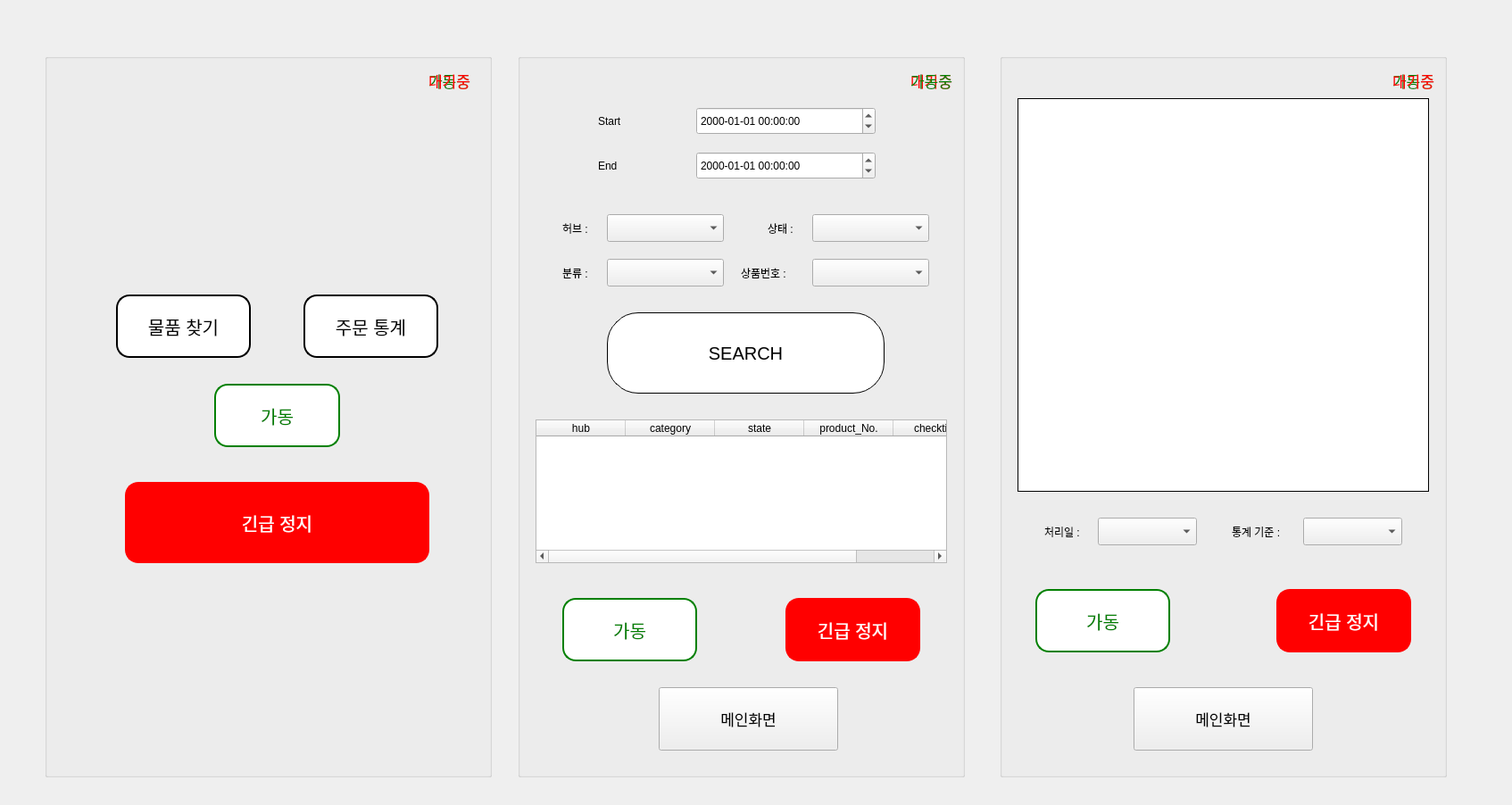
<?xml version="1.0" encoding="UTF-8"?>
<ui version="4.0">
 <class>Dialog</class>
 <widget class="QDialog" name="Dialog">
  <property name="geometry">
   <rect>
    <x>0</x>
    <y>0</y>
    <width>1694</width>
    <height>902</height>
   </rect>
  </property>
  <property name="windowTitle">
   <string>Dialog</string>
  </property>
  <widget class="QGroupBox" name="group1">
   <property name="geometry">
    <rect>
     <x>50</x>
     <y>60</y>
     <width>501</width>
     <height>811</height>
    </rect>
   </property>
   <property name="title">
    <string/>
   </property>
   <widget class="QPushButton" name="pushStat">
    <property name="geometry">
     <rect>
      <x>290</x>
      <y>270</y>
      <width>151</width>
      <height>71</height>
     </rect>
    </property>
    <property name="font">
     <font>
      <pointsize>15</pointsize>
     </font>
    </property>
    <property name="styleSheet">
     <string notr="true">QWidget{border-radius : 15px; background-color : white; border : 2px solid black; color : black;}
QWidget:hover{background-color : rgb(200, 200, 200);}
QWidget:pressed{background-color:rgb(50, 50, 50);}</string>
    </property>
    <property name="text">
     <string>주문 통계</string>
    </property>
   </widget>
   <widget class="QPushButton" name="pushStart">
    <property name="geometry">
     <rect>
      <x>190</x>
      <y>370</y>
      <width>141</width>
      <height>71</height>
     </rect>
    </property>
    <property name="font">
     <font>
      <pointsize>15</pointsize>
     </font>
    </property>
    <property name="styleSheet">
     <string notr="true">QWidget{border-radius : 15px; background-color : white; border : 2px solid green; color : green;}
QWidget:hover{background-color: rgb(151, 206, 132);}
QWidget:pressed{background-color : rgb(0, 100, 0);}</string>
    </property>
    <property name="text">
     <string>가동</string>
    </property>
   </widget>
   <widget class="QPushButton" name="pushSearch">
    <property name="geometry">
     <rect>
      <x>80</x>
      <y>270</y>
      <width>151</width>
      <height>71</height>
     </rect>
    </property>
    <property name="font">
     <font>
      <pointsize>15</pointsize>
     </font>
    </property>
    <property name="styleSheet">
     <string notr="true">QWidget{border-radius : 15px; background-color : white; border : 2px solid black; color : black;}
QWidget:hover{background-color : rgb(200, 200, 200);}
QWidget:pressed{background-color:rgb(50, 50, 50);}</string>
    </property>
    <property name="text">
     <string>물품 찾기</string>
    </property>
   </widget>
   <widget class="QPushButton" name="pushStop">
    <property name="geometry">
     <rect>
      <x>90</x>
      <y>480</y>
      <width>341</width>
      <height>91</height>
     </rect>
    </property>
    <property name="font">
     <font>
      <pointsize>15</pointsize>
     </font>
    </property>
    <property name="styleSheet">
     <string notr="true">QWidget{border-radius : 15px; background-color : red; border : 2px solid red; color : white;}
QWidget:hover{background-color: rgb(240, 141, 141);}
QWidget:pressed{background-color: rgb(164, 7, 7);}</string>
    </property>
    <property name="text">
     <string>긴급 정지</string>
    </property>
   </widget>
   <widget class="QLabel" name="labelOn">
    <property name="geometry">
     <rect>
      <x>430</x>
      <y>20</y>
      <width>51</width>
      <height>20</height>
     </rect>
    </property>
    <property name="font">
     <font>
      <pointsize>13</pointsize>
     </font>
    </property>
    <property name="styleSheet">
     <string notr="true">color : green;</string>
    </property>
    <property name="text">
     <string>가동중</string>
    </property>
   </widget>
   <widget class="QLabel" name="labelOff">
    <property name="geometry">
     <rect>
      <x>430</x>
      <y>20</y>
      <width>51</width>
      <height>20</height>
     </rect>
    </property>
    <property name="font">
     <font>
      <pointsize>13</pointsize>
     </font>
    </property>
    <property name="styleSheet">
     <string notr="true">color : red;</string>
    </property>
    <property name="text">
     <string>대기중</string>
    </property>
   </widget>
  </widget>
  <widget class="QGroupBox" name="group2">
   <property name="geometry">
    <rect>
     <x>580</x>
     <y>60</y>
     <width>501</width>
     <height>811</height>
    </rect>
   </property>
   <property name="title">
    <string/>
   </property>
   <widget class="QPushButton" name="pushSearch2">
    <property name="geometry">
     <rect>
      <x>100</x>
      <y>290</y>
      <width>311</width>
      <height>91</height>
     </rect>
    </property>
    <property name="font">
     <font>
      <pointsize>15</pointsize>
     </font>
    </property>
    <property name="styleSheet">
     <string notr="true">QWidget{border-radius :35px; border : 1px solid black; background-color : white; }
QWidget:hover{background-color : rgb(200, 200, 200);}
QWidget:pressed{background-color:rgb(50, 50, 50);}</string>
    </property>
    <property name="text">
     <string>SEARCH</string>
    </property>
   </widget>
   <widget class="QTableWidget" name="tableWidget">
    <property name="geometry">
     <rect>
      <x>20</x>
      <y>410</y>
      <width>461</width>
      <height>161</height>
     </rect>
    </property>
    <column>
     <property name="text">
      <string>hub</string>
     </property>
    </column>
    <column>
     <property name="text">
      <string>category</string>
     </property>
    </column>
    <column>
     <property name="text">
      <string>state</string>
     </property>
    </column>
    <column>
     <property name="text">
      <string>product_No.</string>
     </property>
    </column>
    <column>
     <property name="text">
      <string>checktime</string>
     </property>
    </column>
   </widget>
   <widget class="QComboBox" name="cbHub">
    <property name="geometry">
     <rect>
      <x>100</x>
      <y>180</y>
      <width>131</width>
      <height>31</height>
     </rect>
    </property>
   </widget>
   <widget class="QComboBox" name="cbState">
    <property name="geometry">
     <rect>
      <x>330</x>
      <y>180</y>
      <width>131</width>
      <height>31</height>
     </rect>
    </property>
   </widget>
   <widget class="QDateTimeEdit" name="editStart">
    <property name="geometry">
     <rect>
      <x>200</x>
      <y>60</y>
      <width>201</width>
      <height>31</height>
     </rect>
    </property>
    <property name="displayFormat">
     <string>yyyy-MM-dd hh:mm:ss</string>
    </property>
   </widget>
   <widget class="QDateTimeEdit" name="editEnd">
    <property name="geometry">
     <rect>
      <x>200</x>
      <y>110</y>
      <width>201</width>
      <height>31</height>
     </rect>
    </property>
    <property name="displayFormat">
     <string>yyyy-MM-dd hh:mm:ss</string>
    </property>
   </widget>
   <widget class="QLabel" name="label">
    <property name="geometry">
     <rect>
      <x>90</x>
      <y>60</y>
      <width>91</width>
      <height>31</height>
     </rect>
    </property>
    <property name="text">
     <string>Start</string>
    </property>
   </widget>
   <widget class="QLabel" name="label2">
    <property name="geometry">
     <rect>
      <x>90</x>
      <y>110</y>
      <width>101</width>
      <height>31</height>
     </rect>
    </property>
    <property name="text">
     <string>End</string>
    </property>
   </widget>
   <widget class="QPushButton" name="pushStop2">
    <property name="geometry">
     <rect>
      <x>300</x>
      <y>610</y>
      <width>151</width>
      <height>71</height>
     </rect>
    </property>
    <property name="font">
     <font>
      <pointsize>15</pointsize>
     </font>
    </property>
    <property name="styleSheet">
     <string notr="true">QWidget{border-radius : 15px; background-color : red; border : 2px solid red; color : white;}
QWidget:hover{background-color: rgb(240, 141, 141);}
QWidget:pressed{background-color: rgb(164, 7, 7);}</string>
    </property>
    <property name="text">
     <string>긴급 정지</string>
    </property>
   </widget>
   <widget class="QPushButton" name="pushStart2">
    <property name="geometry">
     <rect>
      <x>50</x>
      <y>610</y>
      <width>151</width>
      <height>71</height>
     </rect>
    </property>
    <property name="font">
     <font>
      <pointsize>15</pointsize>
     </font>
    </property>
    <property name="styleSheet">
     <string notr="true">QWidget{border-radius : 15px; background-color : white; border : 2px solid green; color : green;}
QWidget:hover{background-color: rgb(151, 206, 132);}
QWidget:pressed{background-color : rgb(0, 100, 0);}</string>
    </property>
    <property name="text">
     <string>가동</string>
    </property>
   </widget>
   <widget class="QPushButton" name="pushMain">
    <property name="geometry">
     <rect>
      <x>158</x>
      <y>710</y>
      <width>201</width>
      <height>71</height>
     </rect>
    </property>
    <property name="font">
     <font>
      <pointsize>13</pointsize>
     </font>
    </property>
    <property name="text">
     <string>메인화면</string>
    </property>
   </widget>
   <widget class="QLabel" name="labelOff2">
    <property name="geometry">
     <rect>
      <x>440</x>
      <y>20</y>
      <width>51</width>
      <height>20</height>
     </rect>
    </property>
    <property name="font">
     <font>
      <pointsize>13</pointsize>
     </font>
    </property>
    <property name="styleSheet">
     <string notr="true">color : red;</string>
    </property>
    <property name="text">
     <string>대기중</string>
    </property>
   </widget>
   <widget class="QLabel" name="labelOn2">
    <property name="geometry">
     <rect>
      <x>440</x>
      <y>20</y>
      <width>51</width>
      <height>20</height>
     </rect>
    </property>
    <property name="font">
     <font>
      <pointsize>13</pointsize>
     </font>
    </property>
    <property name="styleSheet">
     <string notr="true">color : green;</string>
    </property>
    <property name="text">
     <string>가동중</string>
    </property>
   </widget>
   <widget class="QLabel" name="label3">
    <property name="geometry">
     <rect>
      <x>50</x>
      <y>180</y>
      <width>41</width>
      <height>31</height>
     </rect>
    </property>
    <property name="text">
     <string>허브 : </string>
    </property>
   </widget>
   <widget class="QLabel" name="label4">
    <property name="geometry">
     <rect>
      <x>280</x>
      <y>180</y>
      <width>41</width>
      <height>31</height>
     </rect>
    </property>
    <property name="text">
     <string>상태 : </string>
    </property>
   </widget>
   <widget class="QComboBox" name="cbCategory">
    <property name="geometry">
     <rect>
      <x>100</x>
      <y>230</y>
      <width>131</width>
      <height>31</height>
     </rect>
    </property>
   </widget>
   <widget class="QComboBox" name="cbProductnum">
    <property name="geometry">
     <rect>
      <x>330</x>
      <y>230</y>
      <width>131</width>
      <height>31</height>
     </rect>
    </property>
   </widget>
   <widget class="QLabel" name="label5">
    <property name="geometry">
     <rect>
      <x>50</x>
      <y>230</y>
      <width>41</width>
      <height>31</height>
     </rect>
    </property>
    <property name="text">
     <string>분류 : </string>
    </property>
   </widget>
   <widget class="QLabel" name="label6">
    <property name="geometry">
     <rect>
      <x>250</x>
      <y>230</y>
      <width>71</width>
      <height>31</height>
     </rect>
    </property>
    <property name="text">
     <string>상품번호 : </string>
    </property>
   </widget>
  </widget>
  <widget class="QGroupBox" name="group3">
   <property name="geometry">
    <rect>
     <x>1120</x>
     <y>60</y>
     <width>501</width>
     <height>811</height>
    </rect>
   </property>
   <property name="title">
    <string/>
   </property>
   <widget class="QPushButton" name="pushStart3">
    <property name="geometry">
     <rect>
      <x>40</x>
      <y>600</y>
      <width>151</width>
      <height>71</height>
     </rect>
    </property>
    <property name="font">
     <font>
      <pointsize>15</pointsize>
     </font>
    </property>
    <property name="styleSheet">
     <string notr="true">QWidget{border-radius : 15px; background-color : white; border : 2px solid green; color : green;}
QWidget:hover{background-color: rgb(151, 206, 132);}
QWidget:pressed{background-color : rgb(0, 100, 0);}</string>
    </property>
    <property name="text">
     <string>가동</string>
    </property>
   </widget>
   <widget class="QPushButton" name="pushStop3">
    <property name="geometry">
     <rect>
      <x>310</x>
      <y>600</y>
      <width>151</width>
      <height>71</height>
     </rect>
    </property>
    <property name="font">
     <font>
      <pointsize>15</pointsize>
     </font>
    </property>
    <property name="styleSheet">
     <string notr="true">QWidget{border-radius : 15px; background-color : red; border : 2px solid red; color : white;}
QWidget:hover{background-color: rgb(240, 141, 141);}
QWidget:pressed{background-color: rgb(164, 7, 7);}</string>
    </property>
    <property name="text">
     <string>긴급 정지</string>
    </property>
   </widget>
   <widget class="QPushButton" name="pushMain2">
    <property name="geometry">
     <rect>
      <x>150</x>
      <y>710</y>
      <width>201</width>
      <height>71</height>
     </rect>
    </property>
    <property name="font">
     <font>
      <pointsize>13</pointsize>
     </font>
    </property>
    <property name="text">
     <string>메인화면</string>
    </property>
   </widget>
   <widget class="QComboBox" name="cbList">
    <property name="geometry">
     <rect>
      <x>340</x>
      <y>520</y>
      <width>111</width>
      <height>31</height>
     </rect>
    </property>
   </widget>
   <widget class="QLabel" name="Graphlabel">
    <property name="geometry">
     <rect>
      <x>20</x>
      <y>50</y>
      <width>461</width>
      <height>441</height>
     </rect>
    </property>
    <property name="styleSheet">
     <string notr="true">background-color: rgb(255, 255, 255);</string>
    </property>
    <property name="frameShape">
     <enum>QFrame::Panel</enum>
    </property>
    <property name="text">
     <string/>
    </property>
   </widget>
   <widget class="QLabel" name="labelOn3">
    <property name="geometry">
     <rect>
      <x>440</x>
      <y>20</y>
      <width>51</width>
      <height>20</height>
     </rect>
    </property>
    <property name="font">
     <font>
      <pointsize>13</pointsize>
     </font>
    </property>
    <property name="styleSheet">
     <string notr="true">color : green;</string>
    </property>
    <property name="text">
     <string>가동중</string>
    </property>
   </widget>
   <widget class="QLabel" name="labelOff3">
    <property name="geometry">
     <rect>
      <x>440</x>
      <y>20</y>
      <width>51</width>
      <height>20</height>
     </rect>
    </property>
    <property name="font">
     <font>
      <pointsize>13</pointsize>
     </font>
    </property>
    <property name="styleSheet">
     <string notr="true">color : red;</string>
    </property>
    <property name="text">
     <string>대기중</string>
    </property>
   </widget>
   <widget class="QLabel" name="label8">
    <property name="geometry">
     <rect>
      <x>260</x>
      <y>520</y>
      <width>71</width>
      <height>31</height>
     </rect>
    </property>
    <property name="text">
     <string>통계 기준 : </string>
    </property>
   </widget>
   <widget class="QLabel" name="label7">
    <property name="geometry">
     <rect>
      <x>50</x>
      <y>520</y>
      <width>51</width>
      <height>31</height>
     </rect>
    </property>
    <property name="text">
     <string>처리일 : </string>
    </property>
   </widget>
   <widget class="QComboBox" name="cbDay">
    <property name="geometry">
     <rect>
      <x>110</x>
      <y>520</y>
      <width>111</width>
      <height>31</height>
     </rect>
    </property>
   </widget>
  </widget>
 </widget>
 <resources/>
 <connections/>
</ui>
